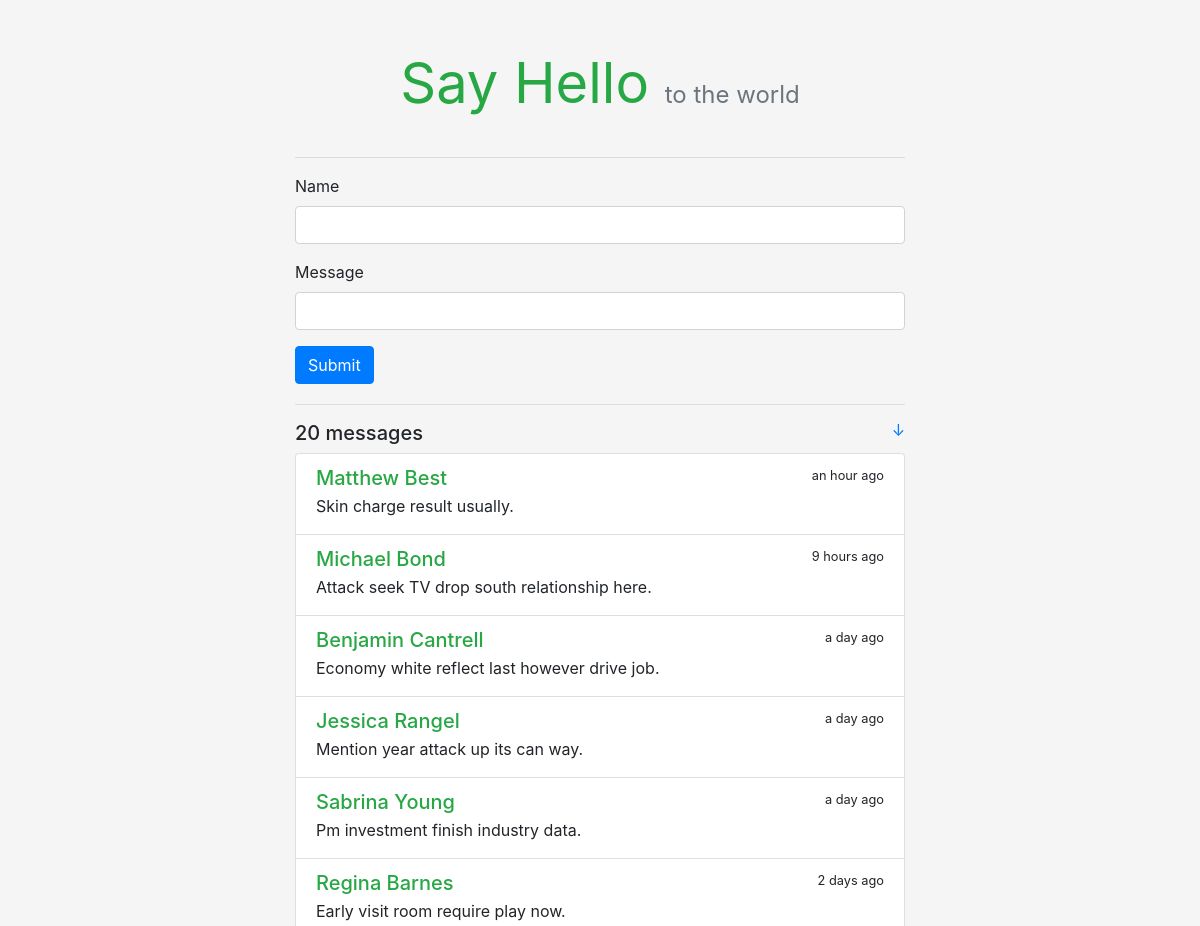
Before: / (upper part) with the older database file.
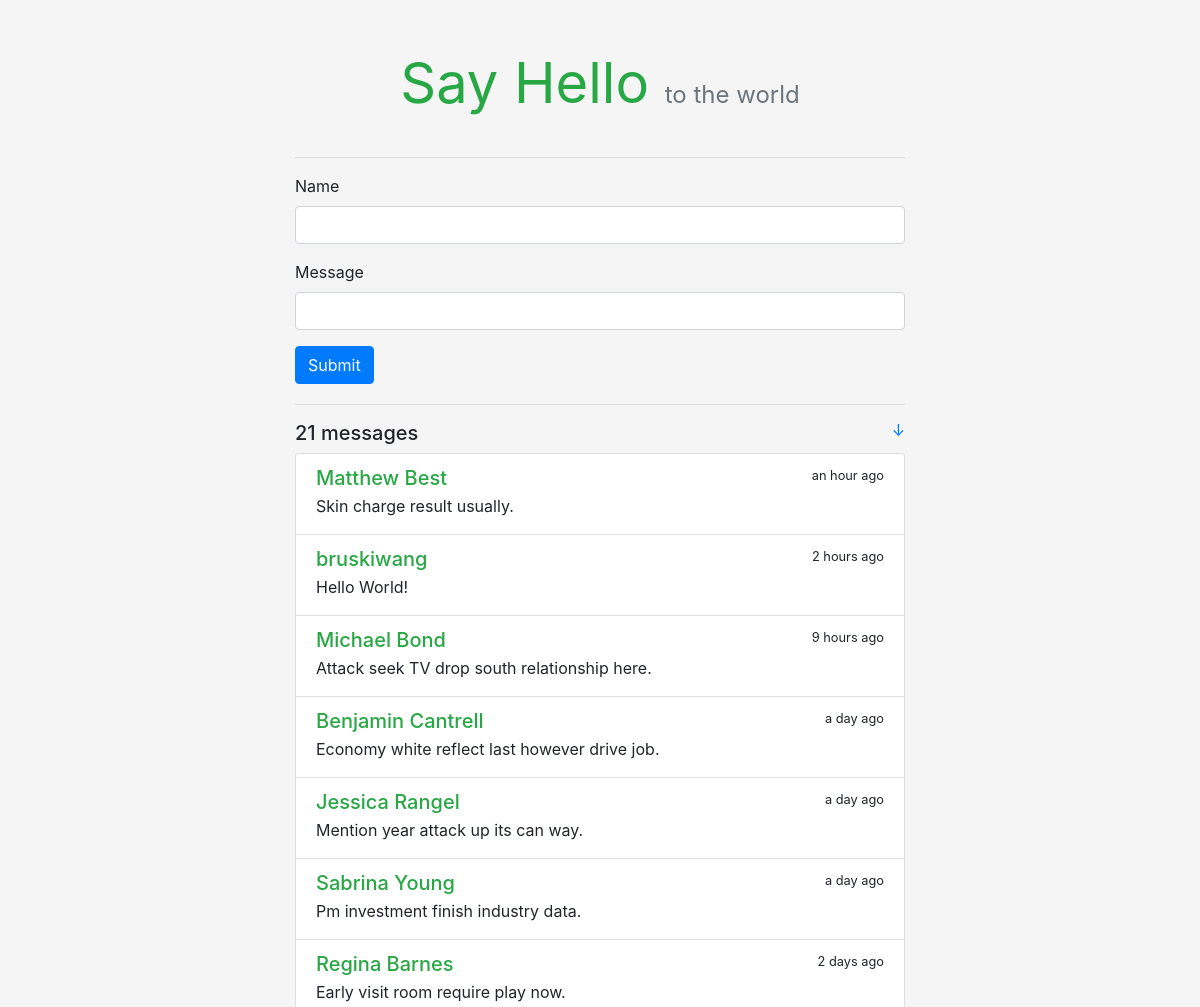
After: the same page with the newer database file.
### sayhello/models.py (models this page shows)
class Message(db.Model):
    id = db.Column(db.Integer, primary_key=True)
    name = db.Column(db.String(20))
    body = db.Column(db.String(200))
    timestamp = db.Column(db.DateTime, default=datetime.utcnow, index=True)

### sayhello/views.py (the view, shortened to what this page needs)
@app.route('/', methods=['GET', 'POST'])
def index():
    form = HelloForm()
    messages = Message.query.order_by(Message.timestamp.desc()).all()
    return render_template('index.html', form=form, messages=messages)

### sayhello/forms.py
class HelloForm(FlaskForm):
    name = StringField('Name', validators=[DataRequired(), Length(1, 20)])
    body = StringField('Message', validators=[DataRequired(), Length(1, 200)])
    submit = SubmitField()

### sayhello/templates/index.html
{% extends 'base.html' %}
{% from 'bootstrap/form.html' import render_form %}
{% block content %}
<hr>
<div class="hello-form">
    {{ render_form(form, action=request.full_path) }}
</div>
<hr>
<h5>
    <span>{{ messages|length }} messages</span>
    <small class="float-right">
        <a href="#bottom" title="Go Bottom">&darr;</a>
    </small>
</h5>
<div class="list-group">
    {% for message in messages %}
    <a class="list-group-item list-group-item-action flex-column">
        <div class="d-flex w-100 justify-content-between">
            <h5 class="mb-1 text-success">{{ message.name }}</h5>
            <small
                data-toggle="tooltip"
                data-placement="top"
                data-delay="500"
                data-timestamp="{{ message.timestamp.strftime('%Y-%m-%dT%H:%M:%SZ') }}"
            >
                {{ moment(message.timestamp).fromNow(refresh=True) }}
            </small>
        </div>
        <p class="mb-1">{{ message.body }}</p>
    </a>
    {% endfor %}
</div>
{% endblock content %}

Changed rows visible on the page:
added Message: name "bruskiwang", timestamp "2 hours ago", body "Hello World!"
Other visible differences:
{{ messages|length }}: "20" → "21"
